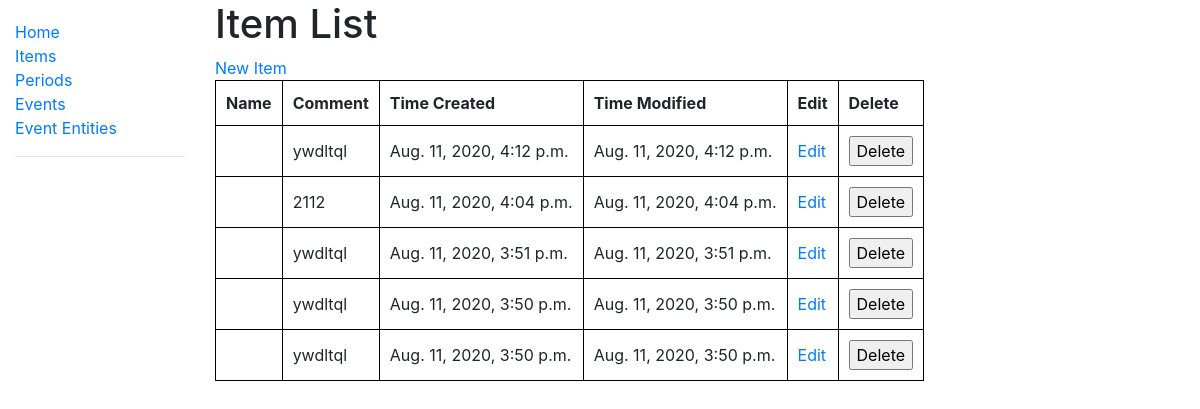
Before: /items/ with the older database file.
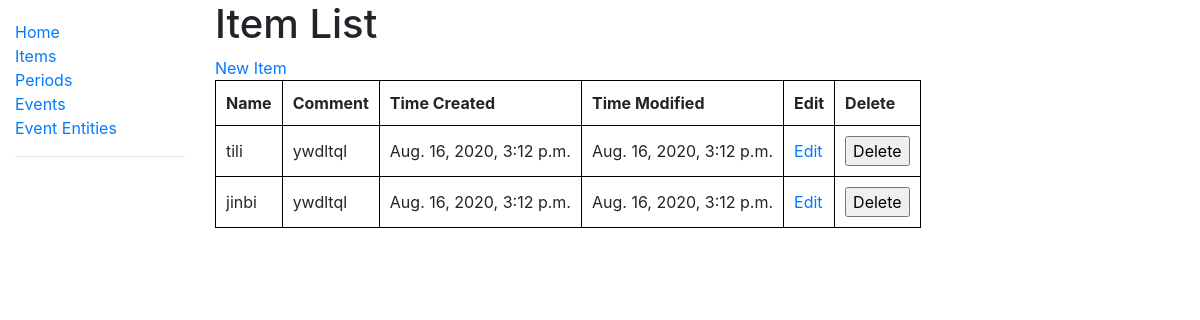
After: the same page with the newer database file.
### income_calculator/models.py (models this page shows)
class BasicModel(models.Model):
    id = models.AutoField(primary_key=True)
    display_name = models.CharField(max_length=50)  # The display name of the object
    comment = models.TextField(null=True)  # a short description of the object
    time_created = models.PositiveIntegerField()
    time_modified = models.PositiveIntegerField()
    deleted = models.BooleanField()
    def __str__(self):
        return self.display_name
    @property
    def time_created_string(self):
        return datetime.fromtimestamp(self.time_created)
    @property
    def time_modified_string(self):
        return datetime.fromtimestamp(self.time_modified)

class Item(BasicModel):
    pass

class BasicModel(models.Model):
    id = models.AutoField(primary_key=True)
    display_name = models.CharField(max_length=50)  # The display name of the object
    comment = models.TextField(null=True)  # a short description of the object
    time_created = models.PositiveIntegerField()
    time_modified = models.PositiveIntegerField()
    deleted = models.BooleanField()
    def __str__(self):
        return self.display_name
    @property
    def time_created_string(self):
        return datetime.fromtimestamp(self.time_created)
    @property
    def time_modified_string(self):
        return datetime.fromtimestamp(self.time_modified)

### income_calculator/views.py (the view)
# urls.py: path('items/', views.ItemListView.as_view(), name='items'),
class ItemListView(generic.ListView):
    model = Item
    paginate_by = 5
    def get_queryset(self):
        items = db_accessor.get_items(deleted=False)
        if items:
            return items.order_by('-time_modified')
        return items

### income_calculator/db_accessor.py (called while the page is built)
def get_items(**kwargs):
    return Item.objects.filter(**kwargs)

### income_calculator/templates/income_calculator/item_list.html (shortened to what this page needs)
{% extends "base_generic.html" %}
{% block content %}
  <h1>Item List</h1>
<a href="{% url 'new_item'%}">New Item</a>
  {% if item_list %}
    <table>
      <tr>
        <th>Name</th>
        <th>Comment</th>
        <th>Time Created</th>
        <th>Time Modified</th>
        <th>Edit</th>
        <th>Delete</th>
      </tr>
      {% for item in item_list %}
        <tr>
          <td>{{ item.display_name }}</td>
          <td>{{ item.comment }}</td>
          <td>{{ item.time_created_string }}</td>
          <td>{{ item.time_modified_string }}</td>
          <td><a href="{% url 'item_edit' item.id %}">Edit</a></td>
          <td>
          <form action="{% url 'item_delete' %}" method="post" onsubmit="return confirm('Do you really want to delete {{ item }}?')">
            <input type="submit" value="Delete">
          </form>
          </td>
        </tr>
      {% endfor %}
    </table>
  {% else %}
    <p>There are no items.</p>
  {% endif %}
{% endblock %}

Changed rows visible on the page:
removed Item: comment "ywdltql", time_created_string "Aug. 11, 2020, 3:51 p.m.", time_modified_string "Aug. 11, 2020, 3:51 p.m."
removed Item: comment "ywdltql", time_created_string "Aug. 11, 2020, 3:50 p.m.", time_modified_string "Aug. 11, 2020, 3:50 p.m."
removed Item: comment "ywdltql", time_created_string "Aug. 11, 2020, 3:50 p.m.", time_modified_string "Aug. 11, 2020, 3:50 p.m."
changed through a linked row, Item: display_name (not shown) → "tili"; time_created_string "Aug. 11, 2020, 4:12 p.m." → "Aug. 16, 2020, 3:12 p.m."; time_modified_string "Aug. 11, 2020, 4:12 p.m." → "Aug. 16, 2020, 3:12 p.m."
changed through a linked row, Item: display_name (not shown) → "jinbi"; comment "2112" → "ywdltql"; time_created_string "Aug. 11, 2020, 4:04 p.m." → "Aug. 16, 2020, 3:12 p.m."; time_modified_string "Aug. 11, 2020, 4:04 p.m." → "Aug. 16, 2020, 3:12 p.m."
